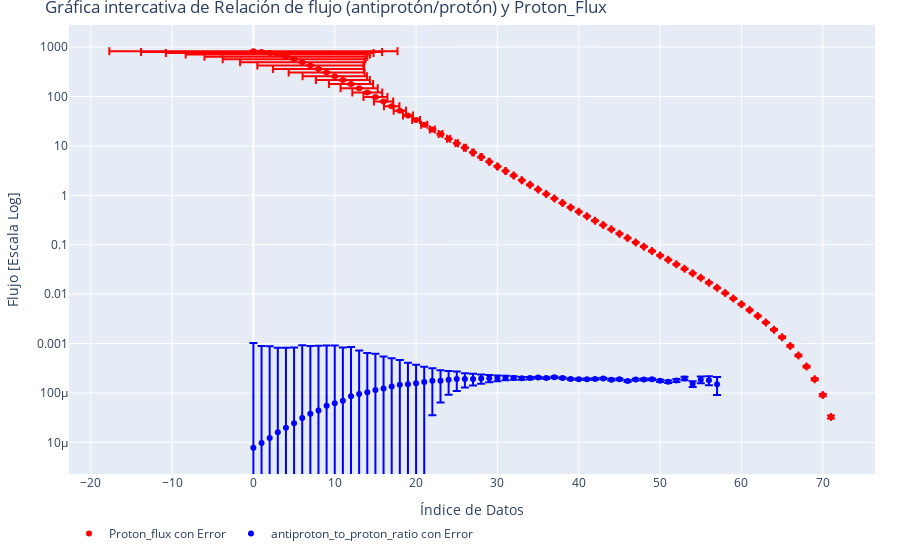

Write notebook code for a chart like this one.
### Code cell
x = list(x)  
x_t6 = list(x_t6)  #

trace1 = go.Scatter(
    x = x,
    y = tab_5["proton_flux m^-2sr^-1s^-1GV^-1"],
    mode = 'markers',
    error_x = dict(type = 'data', array = total_error),
    name = 'Proton_flux con Error',
    marker = dict(color = 'red'),
    error_y = dict(
        type = 'data', 
        array = total_error, 
        visible = True
    )
)

trace2 = go.Scatter(
    x = x_t6,
    y = tab_6["antiproton_to_proton_ratio"],
    mode = 'markers',
    name = 'antiproton_to_proton_ratio con Error',
    marker = dict(color = 'blue'),
    error_y = dict(
        type = 'data', 
        array = total_error_tab_6,
        visible = True
    )
)

data = [trace1, trace2]

layout = go.Layout(
    title = 'Gráfica intercativa de Relación de flujo (antiprotón/protón) y Proton_Flux',
    xaxis = dict(title = 'Índice de Datos'),
    yaxis = dict(
        title = 'Flujo [Escala Log]',
        type = 'log', 
        autorange = True
    ),
    legend = dict(orientation = "h"),
    margin = dict(l = 25, r = 25, t = 25, b = 25), 
)

fig = go.Figure(data = data, layout = layout)
iplot(fig)
